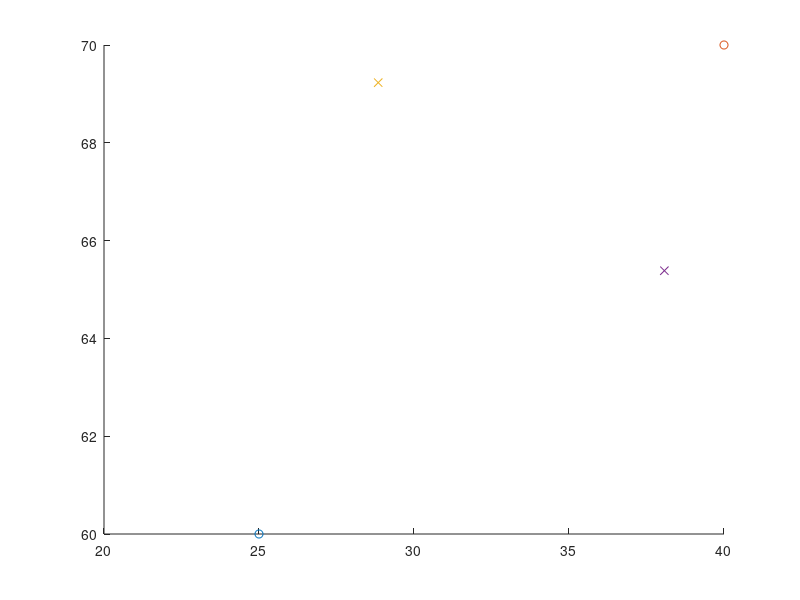

This chart was generated by the following MATLAB code:
clc;clear;
p_start = [25;60];
p_end = [40;70];

figure(1)
hold on
plot(p_start(1),p_start(2),'o')
plot(p_end(1),p_end(2),'o')

C = norm(p_end-p_start);
x = sqrt(C^2 - 15^2);
theta = atan2(x,15);
u_diag = (p_end - p_start)/C;
u_par = [cos(theta),-sin(theta);sin(theta),cos(theta)] * u_diag;
p_corner1 = p_start + 10*u_par;
u_perp = [-u_par(2);u_par(1)];
p_corner2 = p_corner1 - x*u_perp;

plot(p_corner1(1),p_corner1(2),'x')
plot(p_corner2(1),p_corner2(2),'x')

c1_error = norm(p_start- p_corner1);
c2_error = norm(p_corner2 - p_end);
